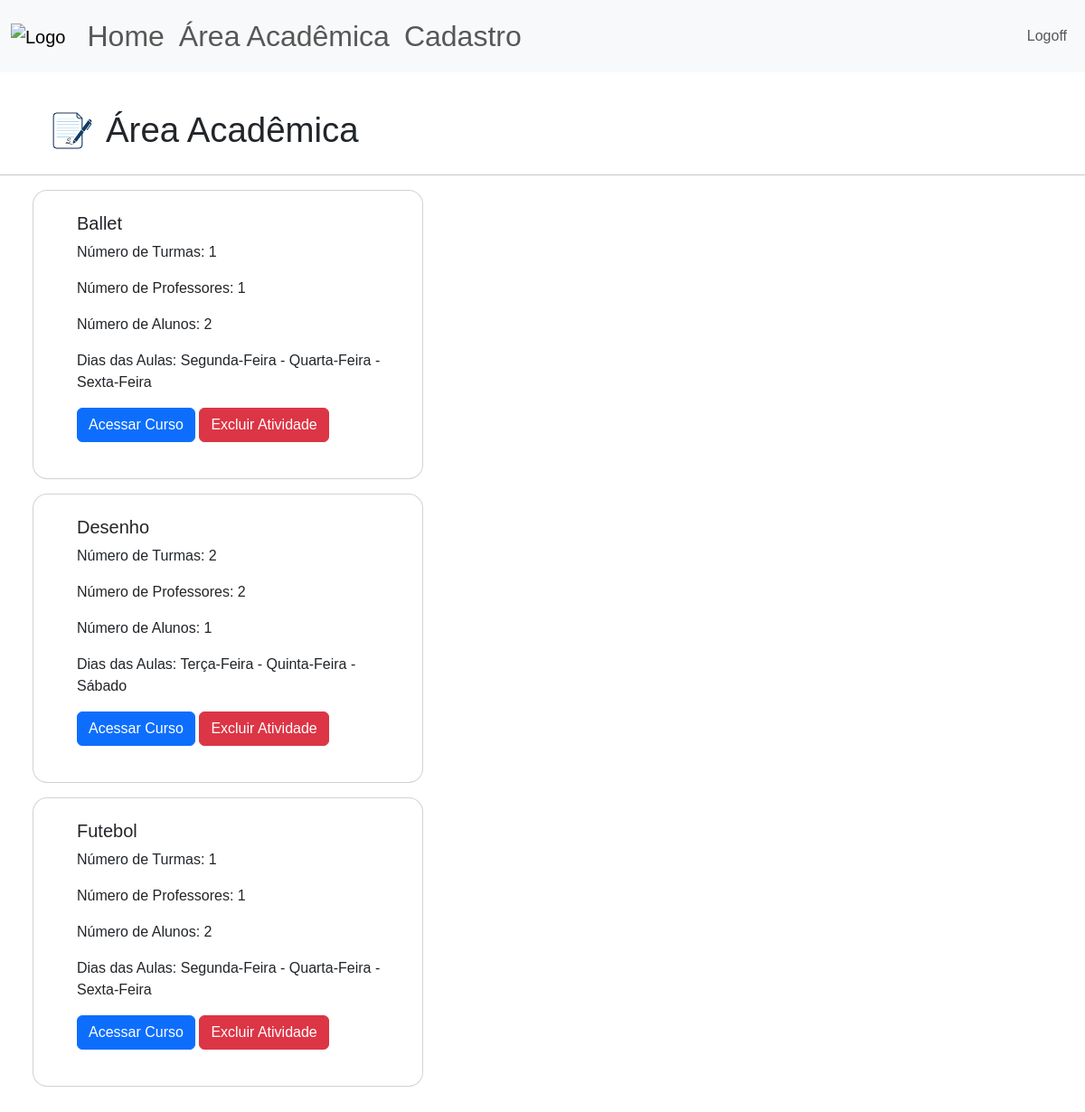
Page /area-academica (signed in) on the earlier database version.
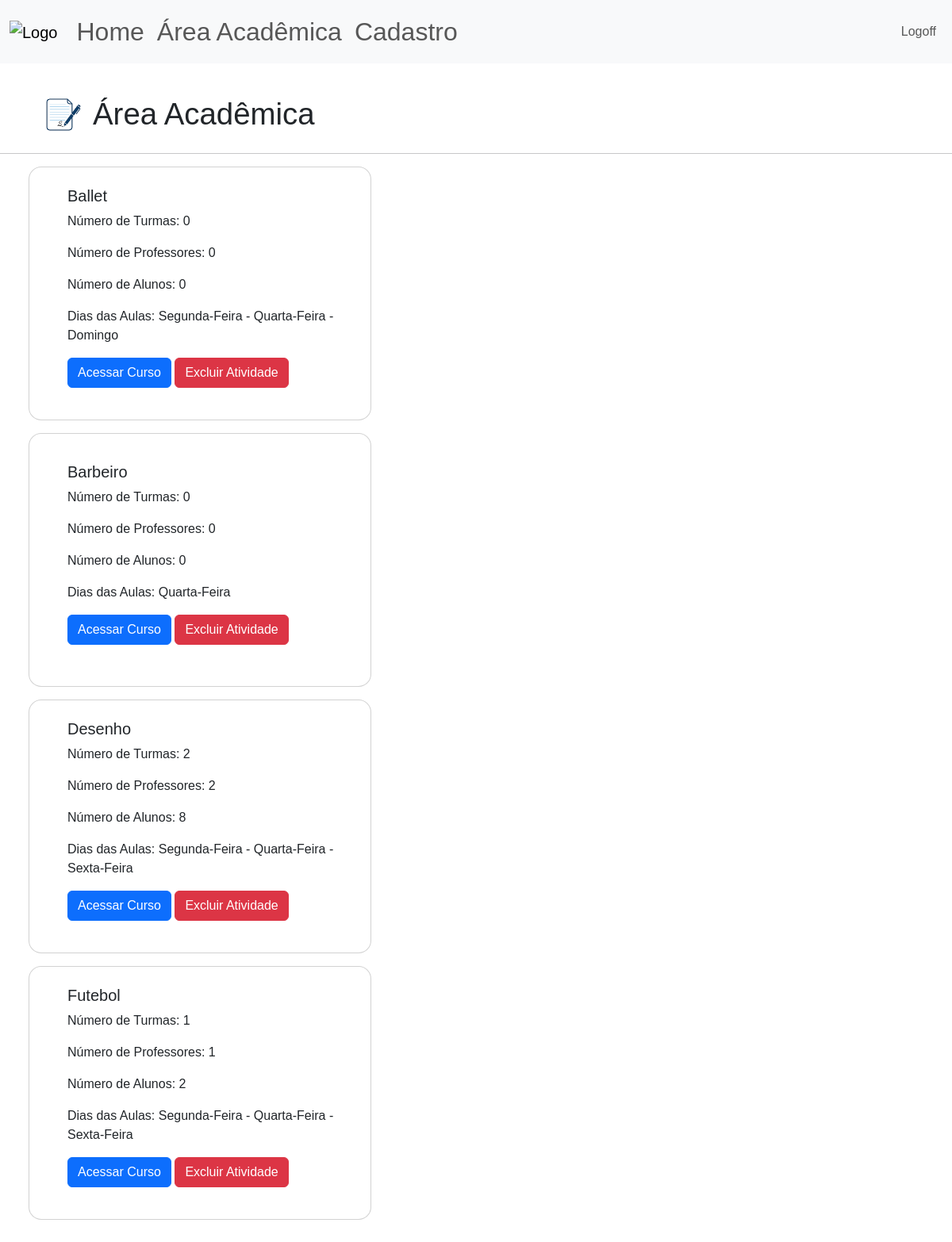
Same page on the later database version.
### site_verbo_amar/models.py (models this page shows)
class Atividade(database.Model):
    id = database.Column(database.Integer, primary_key=True)
    atividade = database.Column(database.String, nullable=False, unique=True)
    dias_aula = database.Column(database.String, nullable=False)

### site_verbo_amar/routes.py (the view)
@app.route("/area-academica", methods=['POST','GET'])
@login_required
def area_academica():
    atividades = carregar_nome_atividades()
    atividades = carregar_turmas(atividades)
    adm = current_user.adm
    if adm=="1":
        privilegio=True
    else:
        privilegio=False
    return render_template("area_academica.html", atividades=atividades,privilegio=privilegio)

### site_verbo_amar/models.py (called while the page is built)
@login_manager.user_loader
def load_user(id_usuario):
    return Usuario.query.get(int(id_usuario))

### site_verbo_amar/routes.py (called while the page is built)
def carregar_nome_atividades():
    dict_ativ = {}
    atividades = Atividade.query.order_by(Atividade.atividade.asc()).all()
    for ativ in atividades:
        dict_ativ[ativ.id] = {"nome_atividade":ativ.atividade,
                              "dias_aula":ativ.dias_aula.replace(";",' - '),
                              "turmas":0,
                              "professores":[],
                              "alunos":0,
                              "n_professores":0}
    return dict_ativ

def carregar_turmas(dict_ativ):
    turmas = Turma.query.order_by(Turma.id_atividade.asc()).all()
    for ativ in dict_ativ:
        for id in turmas:
            if ativ == id.id_atividade:
                dict_ativ[ativ]['turmas'] += 1
                if type(id.id_aluno) == int and id.id_aluno !=0:
                    total_alunos =1
                else:
                    total_alunos = len(id.id_aluno) - id.id_aluno.count(';')
                dict_ativ[ativ]['alunos'] += total_alunos
                if not id.id_professor in dict_ativ[ativ]['professores']:
                    dict_ativ[ativ]['professores'].append(id.id_professor)
                    dict_ativ[ativ]['n_professores'] +=1
    return dict_ativ

### site_verbo_amar/templates/area_academica.html
{% extends 'base.html'%}
{% block body %}
<div class = "d-flex align-items-center gap-1", style="padding-left: 3rem; padding-top: 2rem;">
    <img src="{{url_for('static', filename='academica_logo.png')}}" alt="study" height="65">
    <h1 style="font-size: 2.4rem; font-weight: 500; line-height: 1.2; margin: 0;">Área Acadêmica</h1>
</div>
<hr>
<div id="card-area-academica">
{% for ativ in atividades %}
  <div class="card">
    <div class="card-content">
      <h5 class="card-title">{{atividades[ativ]["nome_atividade"]}}</h5>
      <p class="card-text">Número de Turmas: {{atividades[ativ]["turmas"]}}</p>
      <p class="card-text">Número de Professores: {{atividades[ativ]["n_professores"]}}</p>
      <p class="card-text">Número de Alunos: {{atividades[ativ]["alunos"]}}</p>
      <p class="card-text">Dias das Aulas: {{atividades[ativ]["dias_aula"]}}</p>
      <a href="{{ url_for('exibir_turmas', nome=atividades[ativ]['nome_atividade']) }}" class="btn btn-primary">Acessar Curso</a>
      <a href="{{url_for('excluir_atividade', nome_atividade=atividades[ativ]['nome_atividade']) }}" class="btn btn-danger">Excluir Atividade</a>
    </div>
  </div>
 {% endfor %}
</div>
{% endblock %}

### site_verbo_amar/templates/base.html (shortened to what this page needs)
<!DOCTYPE html>
<html lang="pt-br">
<head>
    <link href="https://cdn.jsdelivr.net/npm/bootstrap@5.3.8/dist/css/bootstrap.min.css" rel="stylesheet">
    <link rel="stylesheet" type="text/css" href="{{url_for('static', filename='main.css')}}">
</head>
<body>
    {% include 'navbar.html'%}
    {% block body %}
    {% endblock %}
</body>
</html>

### site_verbo_amar/templates/navbar.html (shortened to what this page needs)
<nav class="navbar navbar-expand-lg bg-body-tertiary">
  <div class="container-fluid">
    <a class="navbar-brand" href="{{ url_for('home')}}">
      <img src = "{{url_for('static', filename='logo.png')}}", height="100", alt="Logo">
    </a>
    <ul class="navbar-nav me-auto mb-2 mb-lg-0" style="font-size: 2rem;">
        {% if current_user.is_authenticated %}
          <li class="nav-item">
            <a class="nav-link" href="{{ url_for('home') }}">Home</a>
          </li>
          <li class="nav-item">
            <a class="nav-link" href="{{ url_for('area_academica') }}">Área Acadêmica</a>
          </li>
          <li class="nav-item">
            <a class="nav-link" href="{{ url_for('cadastro') }}">Cadastro</a>
          </li>
         {% endif %}
      </ul>
      <ul class="d-flex navbar-nav">
        {% if current_user.is_authenticated %}
            <li class="nav-item">
              <a class="nav-link" href="{{ url_for('sair') }}">Logoff</a>
            </li>
        {% else %}
          <li class="nav-item">
            <a class="nav-link" href="{{ url_for('login') }}">Login</a>
          </li>
        {% endif %}
      </ul>
    </div>
</nav>

### site_verbo_amar/static/main.css (style rules this page uses)
* { font-family:'Poppins', sans-serif; }
#card-area-academica { display: flex; flex-wrap: wrap; align-items: left; gap: 5%; margin: 0vw auto 10vw 3vw; width: 50%; }
#card-area-academica .card { display: flex; flex-direction: row; padding: 2rem 2rem 3rem 3rem; margin-bottom: 1rem; width: 27rem; height: 20rem; align-items: center; justify-content: space-between; border-radius: 2vh; }

Differences in the rows shown:
added Atividade: atividade "Barbeiro", dias_aula "Quarta-Feira"
Other differences:
new list line: "Ballet"
new list line: "Número de Turmas: 0 Número de Professores: 0 Número de Alunos: 0 Dias das Aulas: Segunda-Feira - Quarta-Feira - Domingo Acessar Curso Excluir Atividade"
new list line: "Número de Turmas: 0 Número de Professores: 0 Número de Alunos: 0 Dias das Aulas: Acessar Curso Excluir Atividade"
new list line: "Desenho"
new list line: "Número de Turmas: 2 Número de Professores: 2 Número de Alunos: 8 Dias das Aulas: Segunda-Feira - Quarta-Feira - Sexta-Feira Acessar Curso Excluir Atividade"
list line gone: "Ballet"
list line gone: "Número de Turmas: 1 Número de Professores: 1 Número de Alunos: 2 Dias das Aulas: Segunda-Feira - Quarta-Feira - Sexta-Feira Acessar Curso Excluir Atividade"
list line gone: "Desenho"
list line gone: "Número de Turmas: 2 Número de Professores: 2 Número de Alunos: 1 Dias das Aulas: Terça-Feira - Quinta-Feira - Sábado Acessar Curso Excluir Atividade"
